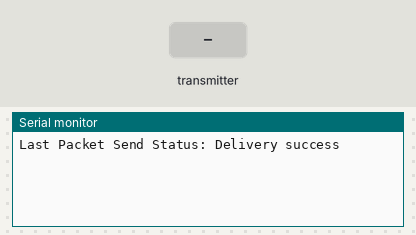
Bench run of a sketch on a simulated ESP8266 (NodeMCU). On the bench: the last lines printed to the serial monitor. The test bench sets the inputs (shaded band).

Above: at 1.2 s.
1.3 s: the transmitter starts sending msg = 0
At 1.61 s:
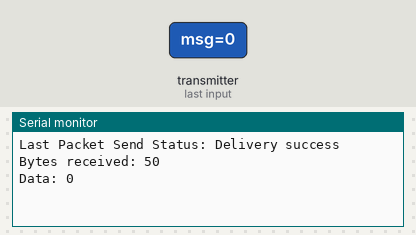
2.8 s: the transmitter starts sending msg = 1
At 3.11 s:
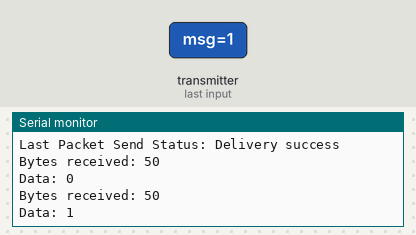

Measured:
- after the input at 1.3 s, the serial monitor: prints a new line at once (image 1)
- after the input at 2.8 s, the serial monitor: prints a new line at once (image 2)

The sketch:

ESPNOW_2Way_NodeMCU_2_test_2.ino
```cpp
/*
  Flow of the code

  1 - Put WiFi in STA Mode
  2 - Intialize ESPNOW
  3 - Set Role to Combo
  4 - Add peer device
  5 - Define Send Callback Function
  6 - Define Receive Callback Function
*/

#include <ESP8266WiFi.h>
#include <espnow.h>

// REPLACE WITH THE MAC Address of your receiver
uint8_t broadcastAddress[] = {0xDC, 0x4F, 0x22, 0x10, 0xCE, 0x22};

typedef struct struct_message {
  char msg[50];
} struct_message;

// Create a struct_message called outgoingReadings to hold outgoing data
struct_message outgoingReadings;

// Create a struct_message called incomingReadings to hold incoming data
struct_message incomingReadings;

// Variable to store if sending data was successful
String success;

// Callback when data is sent
void OnDataSent(uint8_t *mac_addr, uint8_t sendStatus) {
  Serial.print("Last Packet Send Status: ");
  if (sendStatus == 0) {
    Serial.println("Delivery success");
  }
  else {
    Serial.println("Delivery fail");
  }
}

// Callback when data is received
void OnDataRecv(uint8_t * mac, uint8_t *incomingData, uint8_t len) {
  memcpy(&incomingReadings, incomingData, sizeof(incomingReadings));
  Serial.print("Bytes received: ");
  Serial.println(len);
  Serial.print("Data: "); Serial.println(incomingReadings.msg);
}


void setup() {
  // Init Serial Monitor
  Serial.begin(115200);

  // Set device as a Wi-Fi Station
  WiFi.mode(WIFI_STA);
  WiFi.disconnect();

  // Init ESP-NOW
  if (esp_now_init() != 0) {
    Serial.println("Error initializing ESP-NOW");
    return;
  }

  // Set ESP-NOW Role
  esp_now_set_self_role(ESP_NOW_ROLE_COMBO);

  // Register peer
  esp_now_add_peer(broadcastAddress, ESP_NOW_ROLE_COMBO, 0, NULL, 0);

  // Once ESPNow is successfully Init, we will register for Send CB to
  // get the status of Trasnmitted packet
  esp_now_register_send_cb(OnDataSent);

  // Register for a callback function that will be called when data is received
  esp_now_register_recv_cb(OnDataRecv);
}

void loop() {

  strcpy(outgoingReadings.msg, "Hello from NodeMCU with MAC starting with A0");
   esp_now_send(broadcastAddress, (uint8_t *) &outgoingReadings, sizeof(outgoingReadings));

  delay(2000);
}
```
